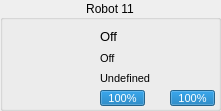
   <widget class="QGroupBox" name="groupBox_12">
    <property name="geometry">
     <rect>
      <x>1160</x>
      <y>679</y>
      <width>221</width>
      <height>111</height>
     </rect>
    </property>
    <property name="title">
     <string>Robot 11</string>
    </property>
    <property name="alignment">
     <set>Qt::AlignCenter</set>
    </property>
    <widget class="QLabel" name="sprite_12">
     <property name="geometry">
      <rect>
       <x>8</x>
       <y>29</y>
       <width>64</width>
       <height>64</height>
      </rect>
     </property>
     <property name="text">
      <string/>
     </property>
     <property name="pixmap">
      <pixmap resource="../../rsc.qrc">:/textures/textures/robots/blue/b11.png</pixmap>
     </property>
     <property name="scaledContents">
      <bool>true</bool>
     </property>
    </widget>
    <widget class="QProgressBar" name="battery_12">
     <property name="geometry">
      <rect>
       <x>100</x>
       <y>90</y>
       <width>45</width>
       <height>16</height>
      </rect>
     </property>
     <property name="font">
      <font>
       <pointsize>8</pointsize>
      </font>
     </property>
     <property name="value">
      <number>100</number>
     </property>
    </widget>
    <widget class="QLabel" name="status_12">
     <property name="geometry">
      <rect>
       <x>100</x>
       <y>28</y>
       <width>17</width>
       <height>17</height>
      </rect>
     </property>
     <property name="font">
      <font>
       <pointsize>10</pointsize>
      </font>
     </property>
     <property name="text">
      <string>Off</string>
     </property>
    </widget>
    <widget class="QLabel" name="dribble_12">
     <property name="geometry">
      <rect>
       <x>100</x>
       <y>50</y>
       <width>17</width>
       <height>17</height>
      </rect>
     </property>
     <property name="font">
      <font>
       <pointsize>8</pointsize>
      </font>
     </property>
     <property name="text">
      <string>Off</string>
     </property>
    </widget>
    <widget class="QLabel" name="role_12">
     <property name="geometry">
      <rect>
       <x>100</x>
       <y>70</y>
       <width>111</width>
       <height>17</height>
      </rect>
     </property>
     <property name="font">
      <font>
       <pointsize>8</pointsize>
      </font>
     </property>
     <property name="text">
      <string>Undefined</string>
     </property>
    </widget>
    <widget class="QProgressBar" name="chute_12">
     <property name="geometry">
      <rect>
       <x>170</x>
       <y>90</y>
       <width>45</width>
       <height>16</height>
      </rect>
     </property>
     <property name="font">
      <font>
       <pointsize>8</pointsize>
      </font>
     </property>
     <property name="autoFillBackground">
      <bool>false</bool>
     </property>
     <property name="value">
      <number>100</number>
     </property>
    </widget>
    <widget class="QLabel" name="label_58">
     <property name="geometry">
      <rect>
       <x>80</x>
       <y>50</y>
       <width>16</width>
       <height>16</height>
      </rect>
     </property>
     <property name="text">
      <string/>
     </property>
     <property name="pixmap">
      <pixmap resource="../../rsc.qrc">:/textures/textures/ui/dribble.png</pixmap>
     </property>
     <property name="scaledContents">
      <bool>true</bool>
     </property>
    </widget>
    <widget class="QLabel" name="imgrole_12">
     <property name="geometry">
      <rect>
       <x>80</x>
       <y>70</y>
       <width>16</width>
       <height>16</height>
      </rect>
     </property>
     <property name="text">
      <string/>
     </property>
     <property name="pixmap">
      <pixmap resource="../../rsc.qrc">:/textures/textures/ui/none.png</pixmap>
     </property>
     <property name="scaledContents">
      <bool>true</bool>
     </property>
    </widget>
    <widget class="QLabel" name="label_59">
     <property name="geometry">
      <rect>
       <x>150</x>
       <y>90</y>
       <width>16</width>
       <height>16</height>
      </rect>
     </property>
     <property name="text">
      <string/>
     </property>
     <property name="pixmap">
      <pixmap resource="../../rsc.qrc">:/textures/textures/ui/chute.png</pixmap>
     </property>
     <property name="scaledContents">
      <bool>true</bool>
     </property>
    </widget>
    <widget class="QLabel" name="label_60">
     <property name="geometry">
      <rect>
       <x>80</x>
       <y>30</y>
       <width>16</width>
       <height>14</height>
      </rect>
     </property>
     <property name="text">
      <string/>
     </property>
     <property name="pixmap">
      <pixmap resource="../../rsc.qrc">:/textures/textures/ui/connect.png</pixmap>
     </property>
     <property name="scaledContents">
      <bool>true</bool>
     </property>
    </widget>
    <widget class="QLabel" name="label_61">
     <property name="geometry">
      <rect>
       <x>80</x>
       <y>90</y>
       <width>16</width>
       <height>16</height>
      </rect>
     </property>
     <property name="text">
      <string/>
     </property>
     <property name="pixmap">
      <pixmap resource="../../rsc.qrc">:/textures/textures/ui/battery.png</pixmap>
     </property>
     <property name="scaledContents">
      <bool>true</bool>
     </property>
    </widget>
   </widget>
